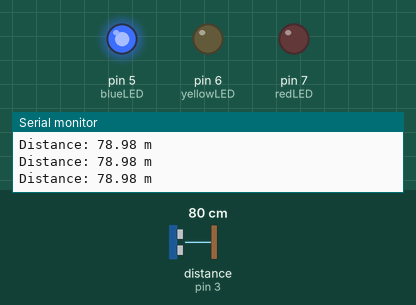
Simulated run of this sketch. Board: Arduino Uno, built with avr-gcc and run on an emulated ATmega328P. Parts: output pins drawn as LEDs (lit = HIGH), the last lines printed to the serial monitor. Wiring (inferred from the names in the program): ultrasonic range finder: trigger pin 4; echo pin 3. Inputs (shaded band) come from the test bench; at power-on: distance to the obstacle (sensor on pin 3) 80 cm. The echo pulse lasts 58.3 µs per cm; pins used as bus, display or sensor lines are not drawn.

Above: at 1.3 s.
1.4 s: distance to the obstacle (sensor on pin 3) set to 55 cm
3.2 s: distance to the obstacle (sensor on pin 3) set to 46 cm
At 4.3 s:
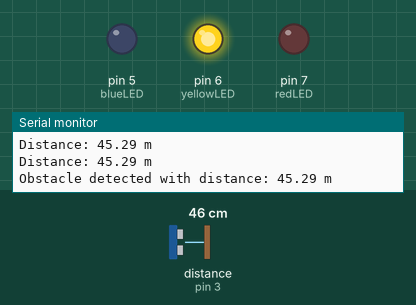
5.5 s: distance to the obstacle (sensor on pin 3) set to 18 cm
7.2 s: distance to the obstacle (sensor on pin 3) set to 14 cm
At 9.2 s:
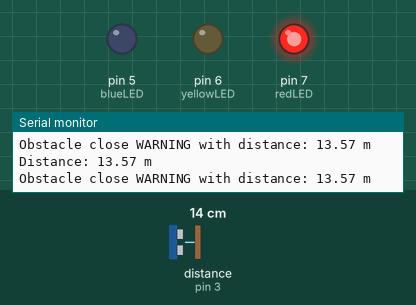
9.5 s: distance to the obstacle (sensor on pin 3) set to 35 cm
At 11.2 s:
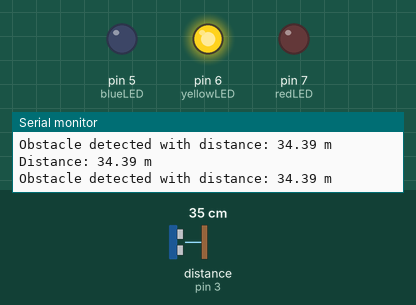
11.5 s: distance to the obstacle (sensor on pin 3) set to 2 cm
At 13.4 s:
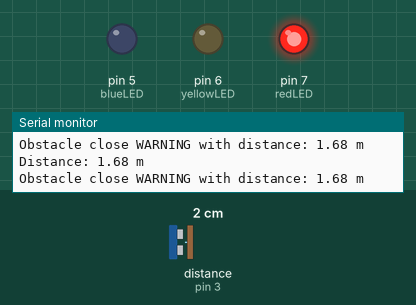
Timing chart, 0 to 14.5 s (numbered marks = the images above; inputs shaded):
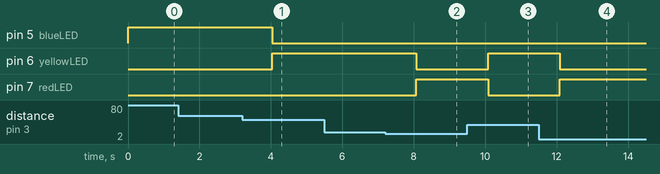

Measured:
- the behaviour switches between 51 and 50 cm on distance to the obstacle (sensor on pin 3) (found by bisection; images 0 and 1)
- the behaviour switches between 16 and 15 cm on distance to the obstacle (sensor on pin 3) (found by bisection; images 1 and 2)
- after the input at 3.2 s, pin 5 (blueLED): HIGH → LOW after 0.84 s; pin 6 (yellowLED): LOW → HIGH after 0.84 s
- after the input at 7.2 s, pin 6 (yellowLED): HIGH → LOW after 0.87 s; pin 7 (redLED): LOW → HIGH after 0.87 s
- after the input at 9.5 s, pin 6 (yellowLED): LOW → HIGH after 0.58 s; pin 7 (redLED): HIGH → LOW after 0.58 s
- after the input at 11.5 s, pin 6 (yellowLED): HIGH → LOW after 0.59 s; pin 7 (redLED): LOW → HIGH after 0.59 s

The sketch:

ObstacleAvoid.ino
```cpp
#define trigPin 4
#define echoPin 3
#define blueLED 5
#define yellowLED 6
#define redLED 7
#define IDLE 0
#define OBSTACLE_FOUND 1
#define WARNING_ZONE 2
// Distance thresholds
const float alertThreshold = 50.0;  // Alert threshold in cm
const float brakingThreshold = 15.0; // Braking threshold in cm
int DISTANCESTATE = IDLE;
void setup() {

  // put your setup code here, to run once:
  pinMode(blueLED, OUTPUT);
  pinMode(yellowLED, OUTPUT);
  pinMode(redLED, OUTPUT);
  pinMode(trigPin, OUTPUT);
  pinMode(echoPin,INPUT);
  Serial.begin(9600);
}

void loop() {
  //====================ultrasonic sensor===================
  float distance;
  distance = getDistance();
  switch (DISTANCESTATE){
    case IDLE:
      setLEDState(HIGH, LOW, LOW);
      if(distance > brakingThreshold && distance <= alertThreshold){
        DISTANCESTATE = OBSTACLE_FOUND;
      }
      else if(distance <= brakingThreshold){
        DISTANCESTATE = WARNING_ZONE;
      }
      break;
    case OBSTACLE_FOUND:
      setLEDState(LOW, HIGH, LOW);
      Serial.print("Obstacle detected with distance: ");
      Serial.print(distance);
      Serial.println(" m");
      if(distance > alertThreshold){
        DISTANCESTATE = IDLE;
      }
      else if(distance <= brakingThreshold){
        DISTANCESTATE = WARNING_ZONE;
      }
      break;
    case WARNING_ZONE:
      setLEDState(LOW, LOW, HIGH);
      Serial.print("Obstacle close WARNING with distance: ");
      Serial.print(distance);
      Serial.println(" m");
      if(distance > alertThreshold){
        DISTANCESTATE = IDLE;
      }
      else if(distance > brakingThreshold && distance <= alertThreshold){
        DISTANCESTATE = OBSTACLE_FOUND;
      }
      break;
    default:
      setLEDState(LOW, LOW, LOW);
      DISTANCESTATE = IDLE;
      break;
  }
  delay(500);
}

//====================ultrasonic sensor===================
float getDistance(){
  /* two variables to store duraion and distance value */
  long duration;
  float distance;
  digitalWrite(trigPin, LOW); //set trigger signal low for 2us
  delayMicroseconds(2);

  /*send 10 microsecond pulse to trigger pin of HC-SR04 */
  digitalWrite(trigPin, HIGH);  // make trigger pin active high
  delayMicroseconds(10);            // wait for 10 microseconds
  digitalWrite(trigPin, LOW);   // make trigger pin active low

  /*Measure the Echo output signal duration or pulss width */
  duration = pulseIn(echoPin, HIGH); // save time duration value in "duration variable
  distance= duration*0.034/2; //Convert pulse duration into distance

  Serial.print("Distance: ");
  Serial.print(distance);
  Serial.println(" m");
  return distance;
}
// Function to set LED states
void setLEDState(int greenState, int yellowState, int redState) {
  digitalWrite(blueLED, greenState);
  digitalWrite(yellowLED, yellowState);
  digitalWrite(redLED, redState);
}


 
```
